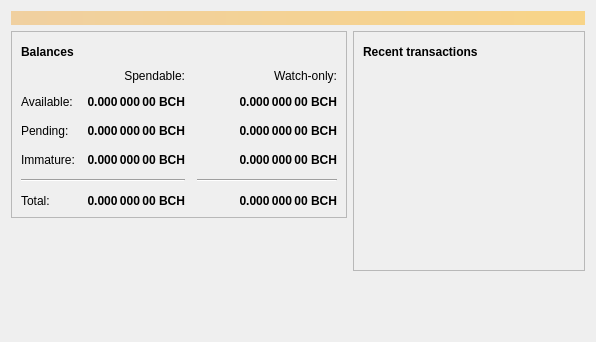
<?xml version="1.0" encoding="UTF-8"?>
<ui version="4.0">
 <class>OverviewPage</class>
 <widget class="QWidget" name="OverviewPage">
  <property name="geometry">
   <rect>
    <x>0</x>
    <y>0</y>
    <width>596</width>
    <height>342</height>
   </rect>
  </property>
  <property name="windowTitle">
   <string>Form</string>
  </property>
  <layout class="QVBoxLayout" name="topLayout">
   <item>
    <widget class="QLabel" name="labelAlerts">
     <property name="visible">
      <bool>false</bool>
     </property>
     <property name="styleSheet">
      <string notr="true">QLabel { background-color: qlineargradient(x1: 0, y1: 0, x2: 1, y2: 0, stop:0 #F0D0A0, stop:1 #F8D488); color:#000000; }</string>
     </property>
     <property name="wordWrap">
      <bool>true</bool>
     </property>
     <property name="margin">
      <number>3</number>
     </property>
     <property name="textInteractionFlags">
      <set>Qt::TextSelectableByMouse</set>
     </property>
    </widget>
   </item>
   <item>
    <layout class="QHBoxLayout" name="horizontalLayout" stretch="1,1">
     <item>
      <layout class="QVBoxLayout" name="verticalLayout_2">
       <item>
        <widget class="QFrame" name="frame">
         <property name="frameShape">
          <enum>QFrame::StyledPanel</enum>
         </property>
         <property name="frameShadow">
          <enum>QFrame::Raised</enum>
         </property>
         <layout class="QVBoxLayout" name="verticalLayout_4">
          <item>
           <layout class="QHBoxLayout" name="horizontalLayout_4">
            <item>
             <widget class="QLabel" name="label_5">
              <property name="font">
               <font>
                <weight>75</weight>
                <bold>true</bold>
               </font>
              </property>
              <property name="text">
               <string>Balances</string>
              </property>
             </widget>
            </item>
            <item>
             <widget class="QPushButton" name="labelWalletStatus">
              <property name="enabled">
               <bool>true</bool>
              </property>
              <property name="maximumSize">
               <size>
                <width>30</width>
                <height>16777215</height>
               </size>
              </property>
              <property name="toolTip">
               <string>The displayed information may be out of date. Your wallet automatically synchronizes with the Bitcoin network after a connection is established, but this process has not completed yet.</string>
              </property>
              <property name="text">
               <string/>
              </property>
              <property name="icon">
               <iconset resource="../bitcoin.qrc">
                <normaloff>:/icons/warning</normaloff>
                <disabledoff>:/icons/warning</disabledoff>:/icons/warning</iconset>
              </property>
              <property name="iconSize">
               <size>
                <width>24</width>
                <height>24</height>
               </size>
              </property>
              <property name="flat">
               <bool>true</bool>
              </property>
             </widget>
            </item>
            <item>
             <spacer name="horizontalSpacer_3">
              <property name="orientation">
               <enum>Qt::Horizontal</enum>
              </property>
              <property name="sizeHint" stdset="0">
               <size>
                <width>40</width>
                <height>20</height>
               </size>
              </property>
             </spacer>
            </item>
           </layout>
          </item>
          <item>
           <layout class="QGridLayout" name="gridLayout">
            <property name="spacing">
             <number>12</number>
            </property>
            <item row="2" column="2">
             <widget class="QLabel" name="labelWatchPending">
              <property name="font">
               <font>
                <weight>75</weight>
                <bold>true</bold>
               </font>
              </property>
              <property name="cursor">
               <cursorShape>IBeamCursor</cursorShape>
              </property>
              <property name="toolTip">
               <string>Unconfirmed transactions to watch-only addresses</string>
              </property>
              <property name="text">
               <string notr="true">0.000 000 00 BCH</string>
              </property>
              <property name="alignment">
               <set>Qt::AlignRight|Qt::AlignTrailing|Qt::AlignVCenter</set>
              </property>
              <property name="textInteractionFlags">
               <set>Qt::LinksAccessibleByMouse|Qt::TextSelectableByKeyboard|Qt::TextSelectableByMouse</set>
              </property>
             </widget>
            </item>
            <item row="2" column="1">
             <widget class="QLabel" name="labelUnconfirmed">
              <property name="font">
               <font>
                <weight>75</weight>
                <bold>true</bold>
               </font>
              </property>
              <property name="cursor">
               <cursorShape>IBeamCursor</cursorShape>
              </property>
              <property name="toolTip">
               <string>Total of transactions that have yet to be confirmed, and do not yet count toward the spendable balance</string>
              </property>
              <property name="text">
               <string notr="true">0.000 000 00 BCH</string>
              </property>
              <property name="alignment">
               <set>Qt::AlignRight|Qt::AlignTrailing|Qt::AlignVCenter</set>
              </property>
              <property name="textInteractionFlags">
               <set>Qt::LinksAccessibleByMouse|Qt::TextSelectableByKeyboard|Qt::TextSelectableByMouse</set>
              </property>
             </widget>
            </item>
            <item row="3" column="2">
             <widget class="QLabel" name="labelWatchImmature">
              <property name="font">
               <font>
                <weight>75</weight>
                <bold>true</bold>
               </font>
              </property>
              <property name="cursor">
               <cursorShape>IBeamCursor</cursorShape>
              </property>
              <property name="toolTip">
               <string>Mined balance in watch-only addresses that has not yet matured</string>
              </property>
              <property name="text">
               <string notr="true">0.000 000 00 BCH</string>
              </property>
              <property name="alignment">
               <set>Qt::AlignRight|Qt::AlignTrailing|Qt::AlignVCenter</set>
              </property>
              <property name="textInteractionFlags">
               <set>Qt::LinksAccessibleByMouse|Qt::TextSelectableByKeyboard|Qt::TextSelectableByMouse</set>
              </property>
             </widget>
            </item>
            <item row="4" column="0" colspan="2">
             <widget class="Line" name="line">
              <property name="orientation">
               <enum>Qt::Horizontal</enum>
              </property>
             </widget>
            </item>
            <item row="4" column="2">
             <widget class="Line" name="lineWatchBalance">
              <property name="sizePolicy">
               <sizepolicy hsizetype="Preferred" vsizetype="Fixed">
                <horstretch>0</horstretch>
                <verstretch>0</verstretch>
               </sizepolicy>
              </property>
              <property name="minimumSize">
               <size>
                <width>140</width>
                <height>0</height>
               </size>
              </property>
              <property name="orientation">
               <enum>Qt::Horizontal</enum>
              </property>
             </widget>
            </item>
            <item row="5" column="0">
             <widget class="QLabel" name="labelTotalText">
              <property name="text">
               <string>Total:</string>
              </property>
             </widget>
            </item>
            <item row="3" column="1">
             <widget class="QLabel" name="labelImmature">
              <property name="font">
               <font>
                <weight>75</weight>
                <bold>true</bold>
               </font>
              </property>
              <property name="cursor">
               <cursorShape>IBeamCursor</cursorShape>
              </property>
              <property name="toolTip">
               <string>Mined balance that has not yet matured</string>
              </property>
              <property name="text">
               <string notr="true">0.000 000 00 BCH</string>
              </property>
              <property name="alignment">
               <set>Qt::AlignRight|Qt::AlignTrailing|Qt::AlignVCenter</set>
              </property>
              <property name="textInteractionFlags">
               <set>Qt::LinksAccessibleByMouse|Qt::TextSelectableByKeyboard|Qt::TextSelectableByMouse</set>
              </property>
             </widget>
            </item>
            <item row="2" column="3">
             <spacer name="horizontalSpacer_2">
              <property name="orientation">
               <enum>Qt::Horizontal</enum>
              </property>
              <property name="sizeHint" stdset="0">
               <size>
                <width>40</width>
                <height>20</height>
               </size>
              </property>
             </spacer>
            </item>
            <item row="3" column="0">
             <widget class="QLabel" name="labelImmatureText">
              <property name="text">
               <string>Immature:</string>
              </property>
             </widget>
            </item>
            <item row="5" column="1">
             <widget class="QLabel" name="labelTotal">
              <property name="font">
               <font>
                <weight>75</weight>
                <bold>true</bold>
               </font>
              </property>
              <property name="cursor">
               <cursorShape>IBeamCursor</cursorShape>
              </property>
              <property name="toolTip">
               <string>Your current total balance</string>
              </property>
              <property name="text">
               <string notr="true">0.000 000 00 BCH</string>
              </property>
              <property name="alignment">
               <set>Qt::AlignRight|Qt::AlignTrailing|Qt::AlignVCenter</set>
              </property>
              <property name="textInteractionFlags">
               <set>Qt::LinksAccessibleByMouse|Qt::TextSelectableByKeyboard|Qt::TextSelectableByMouse</set>
              </property>
             </widget>
            </item>
            <item row="5" column="2">
             <widget class="QLabel" name="labelWatchTotal">
              <property name="font">
               <font>
                <weight>75</weight>
                <bold>true</bold>
               </font>
              </property>
              <property name="cursor">
               <cursorShape>IBeamCursor</cursorShape>
              </property>
              <property name="toolTip">
               <string>Current total balance in watch-only addresses</string>
              </property>
              <property name="text">
               <string notr="true">0.000 000 00 BCH</string>
              </property>
              <property name="alignment">
               <set>Qt::AlignRight|Qt::AlignTrailing|Qt::AlignVCenter</set>
              </property>
              <property name="textInteractionFlags">
               <set>Qt::LinksAccessibleByMouse|Qt::TextSelectableByKeyboard|Qt::TextSelectableByMouse</set>
              </property>
             </widget>
            </item>
            <item row="0" column="2">
             <widget class="QLabel" name="labelWatchonly">
              <property name="text">
               <string>Watch-only:</string>
              </property>
              <property name="alignment">
               <set>Qt::AlignRight|Qt::AlignTrailing|Qt::AlignVCenter</set>
              </property>
             </widget>
            </item>
            <item row="1" column="0">
             <widget class="QLabel" name="labelBalanceText">
              <property name="text">
               <string>Available:</string>
              </property>
             </widget>
            </item>
            <item row="1" column="1">
             <widget class="QLabel" name="labelBalance">
              <property name="font">
               <font>
                <weight>75</weight>
                <bold>true</bold>
               </font>
              </property>
              <property name="cursor">
               <cursorShape>IBeamCursor</cursorShape>
              </property>
              <property name="toolTip">
               <string>Your current spendable balance</string>
              </property>
              <property name="text">
               <string notr="true">0.000 000 00 BCH</string>
              </property>
              <property name="alignment">
               <set>Qt::AlignRight|Qt::AlignTrailing|Qt::AlignVCenter</set>
              </property>
              <property name="textInteractionFlags">
               <set>Qt::LinksAccessibleByMouse|Qt::TextSelectableByKeyboard|Qt::TextSelectableByMouse</set>
              </property>
             </widget>
            </item>
            <item row="1" column="2">
             <widget class="QLabel" name="labelWatchAvailable">
              <property name="font">
               <font>
                <weight>75</weight>
                <bold>true</bold>
               </font>
              </property>
              <property name="cursor">
               <cursorShape>IBeamCursor</cursorShape>
              </property>
              <property name="toolTip">
               <string>Your current balance in watch-only addresses</string>
              </property>
              <property name="text">
               <string notr="true">0.000 000 00 BCH</string>
              </property>
              <property name="alignment">
               <set>Qt::AlignRight|Qt::AlignTrailing|Qt::AlignVCenter</set>
              </property>
              <property name="textInteractionFlags">
               <set>Qt::LinksAccessibleByMouse|Qt::TextSelectableByKeyboard|Qt::TextSelectableByMouse</set>
              </property>
             </widget>
            </item>
            <item row="2" column="0">
             <widget class="QLabel" name="labelPendingText">
              <property name="text">
               <string>Pending:</string>
              </property>
             </widget>
            </item>
            <item row="0" column="1">
             <widget class="QLabel" name="labelSpendable">
              <property name="text">
               <string>Spendable:</string>
              </property>
              <property name="alignment">
               <set>Qt::AlignRight|Qt::AlignTrailing|Qt::AlignVCenter</set>
              </property>
             </widget>
            </item>
           </layout>
          </item>
         </layout>
        </widget>
       </item>
       <item>
        <spacer name="verticalSpacer">
         <property name="orientation">
          <enum>Qt::Vertical</enum>
         </property>
         <property name="sizeHint" stdset="0">
          <size>
           <width>20</width>
           <height>40</height>
          </size>
         </property>
        </spacer>
       </item>
      </layout>
     </item>
     <item>
      <layout class="QVBoxLayout" name="verticalLayout_3">
       <item>
        <widget class="QFrame" name="frame_2">
         <property name="frameShape">
          <enum>QFrame::StyledPanel</enum>
         </property>
         <property name="frameShadow">
          <enum>QFrame::Raised</enum>
         </property>
         <layout class="QVBoxLayout" name="verticalLayout">
          <item>
           <layout class="QHBoxLayout" name="horizontalLayout_2">
            <item>
             <widget class="QLabel" name="label_4">
              <property name="font">
               <font>
                <weight>75</weight>
                <bold>true</bold>
               </font>
              </property>
              <property name="text">
               <string>Recent transactions</string>
              </property>
             </widget>
            </item>
            <item>
             <widget class="QPushButton" name="labelTransactionsStatus">
              <property name="enabled">
               <bool>true</bool>
              </property>
              <property name="maximumSize">
               <size>
                <width>30</width>
                <height>16777215</height>
               </size>
              </property>
              <property name="toolTip">
               <string>The displayed information may be out of date. Your wallet automatically synchronizes with the Bitcoin network after a connection is established, but this process has not completed yet.</string>
              </property>
              <property name="text">
               <string/>
              </property>
              <property name="icon">
               <iconset resource="../bitcoin.qrc">
                <normaloff>:/icons/warning</normaloff>
                <disabledoff>:/icons/warning</disabledoff>:/icons/warning</iconset>
              </property>
              <property name="iconSize">
               <size>
                <width>24</width>
                <height>24</height>
               </size>
              </property>
              <property name="flat">
               <bool>true</bool>
              </property>
             </widget>
            </item>
            <item>
             <spacer name="horizontalSpacer">
              <property name="orientation">
               <enum>Qt::Horizontal</enum>
              </property>
              <property name="sizeHint" stdset="0">
               <size>
                <width>40</width>
                <height>20</height>
               </size>
              </property>
             </spacer>
            </item>
           </layout>
          </item>
          <item>
           <widget class="QListView" name="listTransactions">
            <property name="styleSheet">
             <string notr="true">QListView { background: transparent; }</string>
            </property>
            <property name="frameShape">
             <enum>QFrame::NoFrame</enum>
            </property>
            <property name="verticalScrollBarPolicy">
             <enum>Qt::ScrollBarAlwaysOff</enum>
            </property>
            <property name="horizontalScrollBarPolicy">
             <enum>Qt::ScrollBarAlwaysOff</enum>
            </property>
            <property name="selectionMode">
             <enum>QAbstractItemView::NoSelection</enum>
            </property>
           </widget>
          </item>
         </layout>
        </widget>
       </item>
       <item>
        <spacer name="verticalSpacer_2">
         <property name="orientation">
          <enum>Qt::Vertical</enum>
         </property>
         <property name="sizeHint" stdset="0">
          <size>
           <width>20</width>
           <height>40</height>
          </size>
         </property>
        </spacer>
       </item>
      </layout>
     </item>
    </layout>
   </item>
  </layout>
 </widget>
 <resources/>
 <connections/>
</ui>
